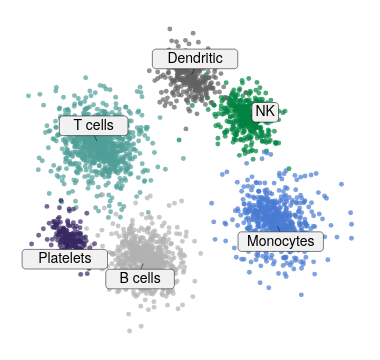

This figure's Vega-Lite source:
### Vega-Lite specification from a JSON file in a GitHub repository (floating-point values rounded to 4 significant figures; data arrays with more than 128 entries replaced by an {"elided": "..."} marker saying what was removed)
{"background": null, "config": {"arc": {"fill": "#DBDBDB", "fillOpacity": 1.0, "innerRadius": 42.5, "padAngle": 0.03, "stroke": "black", "strokeOpacity": 1, "strokeWidth": 0.25}, "area": {"fill": "#DBDBDB", "fillOpacity": 1.0, "stroke": "black", "strokeOpacity": 1, "strokeWidth": 0.25}, "axis": {"domain": true, "domainCap": "round", "domainColor": "black", "domainWidth": 0.25, "grid": false, "gridCap": "round", "gridColor": "#F1F1F1", "gridDash": [0, 0], "gridOpacity": 1.0, "gridWidth": 0.25, "labelColor": "black", "labelFont": "Helvetica Neue, HelveticaNeue, Helvetica, Arial, sans-serif", "labelFontSize": 7, "labelFontStyle": "normal", "labelFontWeight": 400, "offset": 4.5, "ticks": true, "tickCap": "round", "tickColor": "black", "tickRound": false, "tickSize": 3, "tickWidth": 0.25, "titleColor": "black", "titleFont": "Helvetica Neue, HelveticaNeue, Helvetica, Arial, sans-serif", "titleFontSize": 7, "titleFontStyle": "normal", "titleFontWeight": 400}, "axisX": {"domain": true, "labelAlign": "center", "labelAngle": 0, "labels": true, "ticks": true, "translate": 0}, "axisY": {"domain": true, "labelAlign": "right", "labelAngle": 0, "labels": true, "ticks": true, "translate": 0}, "axisRight": {"domain": true, "labelAlign": "left", "labelAngle": 0, "labels": true, "ticks": true, "translate": 0}, "axisTop": {"domain": true, "labelAlign": "center", "labelAngle": 0, "labels": true, "ticks": true, "translate": 0}, "axisBand": {"tickOffset": 0}, "bar": {"fill": "#DBDBDB", "fillOpacity": 1.0, "stroke": "black", "strokeOpacity": 1, "strokeWidth": 0.25}, "boxplot": {"size": 15.3, "ticks": {"cornerRadius": 0.25, "fill": "black", "opacity": 1, "size": 7.65, "thickness": 0.25}, "box": {"fillOpacity": 1.0, "stroke": "black", "strokeOpacity": 1, "strokeWidth": 0.25}, "median": {"cornerRadius": 0, "fill": "black", "fillOpacity": 1.0, "opacity": 1, "size": 15.3, "thickness": 0.25}, "rule": {"fill": "black", "fillOpacity": 1.0, "size": 17.0, "stroke": "black", "strokeDash": [0, 0], "strokeOpacity": 1, "strokeWidth": 0.25}, "outliers": {"color": "black", "fill": "black", "fillOpacity": 1.0, "size": 0, "stroke": "black", "strokeOpacity": 1, "strokeWidth": 0.25}}, "circle": {"fill": "black", "fillOpacity": 1.0, "size": 2.125, "stroke": null, "strokeOpacity": 1, "strokeWidth": 0.25}, "errorband": {"band": {"fillOpacity": 0.6, "stroke": null, "strokeWidth": 0.25, "strokeOpacity": 1}, "borders": {"opacity": 0, "strokeOpacity": 0.25, "strokeWidth": 1}}, "errorbar": {"opacity": 1, "rule": {"strokeDash": [0, 0], "strokeWidth": 0.25}, "ticks": {"color": "black", "cornerRadius": 0.125, "opacity": 1, "size": 10.2, "thickness": 0.25}, "thickness": 0.25}, "font": "Helvetica Neue, HelveticaNeue, Helvetica, Arial, sans-serif", "geoshape": {"fill": "#DBDBDB", "fillOpacity": 1.0, "stroke": "black", "strokeOpacity": 1, "strokeWidth": 0.25}, "header": {"labelColor": "black", "labelFont": "Helvetica Neue, HelveticaNeue, Helvetica, Arial, sans-serif", "labelFontSize": 7, "labelFontStyle": "normal", "labelFontWeight": 400, "titleColor": "black", "titleFont": "Helvetica Neue, HelveticaNeue, Helvetica, Arial, sans-serif", "titleFontSize": 7, "titleFontStyle": "normal", "titleFontWeight": 400, "titlePadding": 0}, "legend": {"disable": false, "offset": 4.5, "titlePadding": 4, "labelOffset": 2, "gradientLabelOffset": 2, "gradientLength": 85.0, "gradientThickness": 8.5, "gradientOpacity": 1.0, "gradientStrokeColor": "black", "gradientStrokeWidth": 0.25, "labelColor": "black", "labelFont": "Helvetica Neue, HelveticaNeue, Helvetica, Arial, sans-serif", "labelFontSize": 7, "labelFontStyle": "normal", "labelFontWeight": 400, "strokeColor": "black", "strokeWidth": 0, "symbolSize": 42, "symbolStrokeColor": "black", "symbolStrokeWidth": 0.25, "titleColor": "black", "titleFont": "Helvetica Neue, HelveticaNeue, Helvetica, Arial, sans-serif", "titleFontSize": 7, "titleFontStyle": "normal", "titleFontWeight": 400}, "line": {"color": "black", "stroke": "black", "strokeCap": "butt", "strokeDash": [0, 0], "strokeOpacity": 1, "strokeWidth": 0.5}, "point": {"filled": true, "fill": "#DBDBDB", "fillOpacity": 1.0, "size": 8.5, "stroke": "black", "strokeOpacity": 1, "strokeWidth": 0.25}, "range": {"category": ["#B2B2B2", "#636363", "#4A7CD3", "#008542", "#382864", "#509F98", "#284F93", "#005226", "#A398D6", "#173633"], "diverging": {"scheme": ["#443E60", "#5F597E", "#7C759B", "#9994B6", "#B7B4CC", "#D6D5DC", "#F6F6F6", "#D1DAD9", "#A4C2BF", "#7AA9A4", "#578E89", "#37736E", "#1B5954"]}, "heatmap": {"scheme": ["#32022B", "#43044D", "#4C196E", "#4D338C", "#484DA6", "#3A68BB", "#1D83CA", "#1D9CCB", "#23B5C9", "#28CDC5", "#4DE0B4", "#91EE9F"]}, "ordinal": {"scheme": ["#F1F1F1", "#DBDBDB", "#C6C6C6", "#B2B2B2", "#9D9D9D", "#898989", "#767676", "#636363", "#515151", "#404040", "#2F2F2F", "#1F1F1F"]}, "ramp": {"scheme": ["#32022B", "#43044D", "#4C196E", "#4D338C", "#484DA6", "#3A68BB", "#1D83CA", "#1D9CCB", "#23B5C9", "#28CDC5", "#4DE0B4", "#91EE9F"]}}, "rule": {"color": "black", "stroke": "black", "strokeCap": "round", "strokeDash": [2, 2], "strokeOpacity": 1, "strokeWidth": 0.25}, "scale": {"bandPaddingInner": 0.1, "bandPaddingOuter": 0.1, "round": false}, "rect": {"fill": "#DBDBDB", "fillOpacity": 1.0, "stroke": "black", "strokeOpacity": 1, "strokeWidth": 0.25}, "square": {"fill": "#DBDBDB", "fillOpacity": 1.0, "size": 17.0, "stroke": "black", "strokeOpacity": 1, "strokeWidth": 0.25}, "text": {"color": "black", "font": "Helvetica Neue, HelveticaNeue, Helvetica, Arial, sans-serif", "fontSize": 7, "fontStyle": "normal", "fontWeight": 400}, "tick": {"color": "black", "cornerRadius": 0.125, "opacity": 1.0, "size": 15.3, "thickness": 0.25}, "title": {"anchor": "middle", "frame": "group", "color": "black", "font": "Helvetica Neue, HelveticaNeue, Helvetica, Arial, sans-serif", "fontSize": 7, "fontStyle": "normal", "fontWeight": 400, "subtitleColor": "black", "subtitleFont": "Helvetica Neue, HelveticaNeue, Helvetica, Arial, sans-serif", "subtitleFontSize": "Helvetica Neue, HelveticaNeue, Helvetica, Arial, sans-serif", "subtitleFontStyle": "normal", "subtitleFontWeight": 400}, "trail": {"color": "black", "opacity": 1, "size": 0.5}, "view": {"continuousWidth": 180, "continuousHeight": 170, "discreteWidth": 180, "discreteHeight": 170, "fill": null, "stroke": null, "strokeWidth": 0.25}}, "layer": [{"data": {"name": "data-1d82db738f5081c0524a5ad5909a210b"}, "mark": {"type": "circle", "opacity": 0.7, "size": 6}, "encoding": {"color": {"field": "cell type", "legend": null, "type": "nominal"}, "x": {"axis": null, "field": "UMAP1", "type": "quantitative"}, "y": {"axis": null, "field": "UMAP2", "type": "quantitative"}}}, {"layer": [{"data": {"values": [{"__dysonsphere__": 1}]}, "mark": {"type": "rule", "strokeDash": [0, 0]}, "encoding": {"x": {"datum": 0.5542, "scale": {"domain": [-9.301, 10.2], "nice": false, "padding": 0, "zero": false}}, "x2": {"datum": 0.7002}, "y": {"datum": 5.779, "scale": {"domain": [-8.757, 9.143], "nice": false, "padding": 0, "zero": false}}, "y2": {"datum": 6.079}}}, {"data": {"values": [{"__dysonsphere__": 1}]}, "mark": {"type": "rect", "cornerRadius": 1.75, "fill": "#F1F1F1", "fillOpacity": 1.0, "height": 9.8, "stroke": "black", "strokeWidth": 0.25, "width": 42.7}, "encoding": {"x": {"datum": 0.7234}, "xOffset": {"value": 0.0}, "y": {"datum": 6.568}, "yOffset": {"value": 0.0}}}, {"data": {"values": [{"__dysonsphere__": 1}]}, "mark": {"type": "text", "align": "center", "baseline": "middle", "fontSize": 7}, "encoding": {"text": {"value": "Dendritic"}, "x": {"datum": 0.7234}, "y": {"datum": 6.568}}}, {"data": {"values": [{"__dysonsphere__": 1}]}, "mark": {"type": "rule", "strokeDash": [0, 0]}, "encoding": {"x": {"datum": -6.163}, "x2": {"datum": -6.309}, "y": {"datum": -3.187}, "y2": {"datum": -3.486}}}, {"data": {"values": [{"__dysonsphere__": 1}]}, "mark": {"type": "rect", "cornerRadius": 1.75, "fill": "#F1F1F1", "fillOpacity": 1.0, "height": 9.8, "stroke": "black", "strokeWidth": 0.25, "width": 42.7}, "encoding": {"x": {"datum": -6.332}, "xOffset": {"value": 0.0}, "y": {"datum": -3.976}, "yOffset": {"value": 0.0}}}, {"data": {"values": [{"__dysonsphere__": 1}]}, "mark": {"type": "text", "align": "center", "baseline": "middle", "fontSize": 7}, "encoding": {"text": {"value": "Platelets"}, "x": {"datum": -6.332}, "y": {"datum": -3.976}}}, {"data": {"values": [{"__dysonsphere__": 1}]}, "mark": {"type": "rule", "strokeDash": [0, 0]}, "encoding": {"x": {"datum": -4.602}, "x2": {"datum": -4.748}, "y": {"datum": 2.257}, "y2": {"datum": 2.556}}}, {"data": {"values": [{"__dysonsphere__": 1}]}, "mark": {"type": "rect", "cornerRadius": 1.75, "fill": "#F1F1F1", "fillOpacity": 1.0, "height": 9.8, "stroke": "black", "strokeWidth": 0.25, "width": 34.3}, "encoding": {"x": {"datum": -4.771}, "xOffset": {"value": 0.0}, "y": {"datum": 3.046}, "yOffset": {"value": 0.0}}}, {"data": {"values": [{"__dysonsphere__": 1}]}, "mark": {"type": "text", "align": "center", "baseline": "middle", "fontSize": 7}, "encoding": {"text": {"value": "T cells"}, "x": {"datum": -4.771}, "y": {"datum": 3.046}}}, {"data": {"values": [{"__dysonsphere__": 1}]}, "mark": {"type": "rule", "strokeDash": [0, 0]}, "encoding": {"x": {"datum": -2.085}, "x2": {"datum": -2.231}, "y": {"datum": -4.231}, "y2": {"datum": -4.53}}}, {"data": {"values": [{"__dysonsphere__": 1}]}, "mark": {"type": "rect", "cornerRadius": 1.75, "fill": "#F1F1F1", "fillOpacity": 1.0, "height": 9.8, "stroke": "black", "strokeWidth": 0.25, "width": 34.3}, "encoding": {"x": {"datum": -2.254}, "xOffset": {"value": 0.0}, "y": {"datum": -5.02}, "yOffset": {"value": 0.0}}}, {"data": {"values": [{"__dysonsphere__": 1}]}, "mark": {"type": "text", "align": "center", "baseline": "middle", "fontSize": 7}, "encoding": {"text": {"value": "B cells"}, "x": {"datum": -2.254}, "y": {"datum": -5.02}}}, {"data": {"values": [{"__dysonsphere__": 1}]}, "mark": {"type": "rule", "strokeDash": [0, 0]}, "encoding": {"x": {"datum": 3.712}, "x2": {"datum": 4.02}, "y": {"datum": 3.593}, "y2": {"datum": 3.735}}}, {"data": {"values": [{"__dysonsphere__": 1}]}, "mark": {"type": "rect", "cornerRadius": 1.75, "fill": "#F1F1F1", "fillOpacity": 1.0, "height": 9.8, "stroke": "black", "strokeWidth": 0.25, "width": 13.3}, "encoding": {"x": {"datum": 4.524}, "xOffset": {"value": 0.0}, "y": {"datum": 3.758}, "yOffset": {"value": 0.0}}}, {"data": {"values": [{"__dysonsphere__": 1}]}, "mark": {"type": "text", "align": "center", "baseline": "middle", "fontSize": 7}, "encoding": {"text": {"value": "NK"}, "x": {"datum": 4.524}, "y": {"datum": 3.758}}}, {"data": {"values": [{"__dysonsphere__": 1}]}, "mark": {"type": "rule", "strokeDash": [0, 0]}, "encoding": {"x": {"datum": 5.195}, "x2": {"datum": 5.341}, "y": {"datum": -2.262}, "y2": {"datum": -2.562}}}, {"data": {"values": [{"__dysonsphere__": 1}]}, "mark": {"type": "rect", "cornerRadius": 1.75, "fill": "#F1F1F1", "fillOpacity": 1.0, "height": 9.8, "stroke": "black", "strokeWidth": 0.25, "width": 42.7}, "encoding": {"x": {"datum": 5.364}, "xOffset": {"value": 0.0}, "y": {"datum": -3.052}, "yOffset": {"value": 0.0}}}, {"data": {"values": [{"__dysonsphere__": 1}]}, "mark": {"type": "text", "align": "center", "baseline": "middle", "fontSize": 7}, "encoding": {"text": {"value": "Monocytes"}, "x": {"datum": 5.364}, "y": {"datum": -3.052}}}]}], "view": {"stroke": null}, "$schema": "https://vega.github.io/schema/vega-lite/v6.4.1.json", "datasets": {"data-1d82db738f5081c0524a5ad5909a210b": {"elided": "3150 records"}}}
